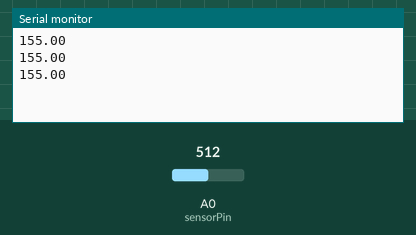
A sketch run on a simulated ESP8266 (NodeMCU). Shown: the last lines printed to the serial monitor. The test bench sets the inputs (shaded band); at power-on: A0 (sensorPin) = 512.

Above: at 2.2 s.
2.3 s: A0 (sensorPin) set to 716
At 2.9 s:
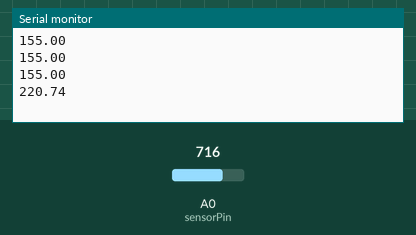
3.8 s: A0 (sensorPin) set to 900
At 4.4 s:
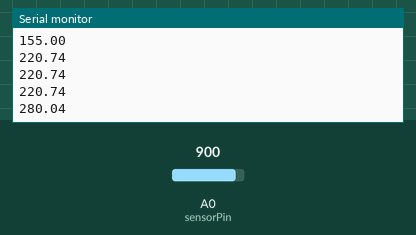
Timing chart, 0 to 6.8 s (numbered marks = the images above; inputs shaded):
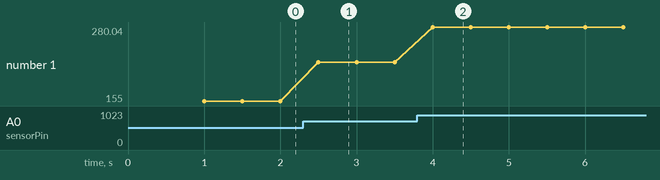

Measured:
- after the input at 2.3 s, the serial monitor: prints a new line after 0.20 s (image 1)
- after the input at 3.8 s, the serial monitor: prints a new line after 0.20 s (image 2)
- plotted number 1: 155 → 220.74 after the input at 2.3 s, 220.74 → 280.04 after the input at 3.8 s

The sketch:

esp8266_temperature.ino
```cpp
#include <ESP8266WiFi.h>
#include <ESP8266WebServer.h>

const int sensorPin = A0;
const float offset = -10.0;

void setup() {
  Serial.begin(115200);
  delay(1000);
}

void loop() {
  int analogValue = analogRead(sensorPin);

  // Conversão da leitura analógica para temperatura em Celsius
  float temperatura = (analogValue * 3.3 / 1024.0) * 100.0;

  temperatura += offset;

  Serial.printf("%.2f\n", temperatura);

  delay(500);
}
```
